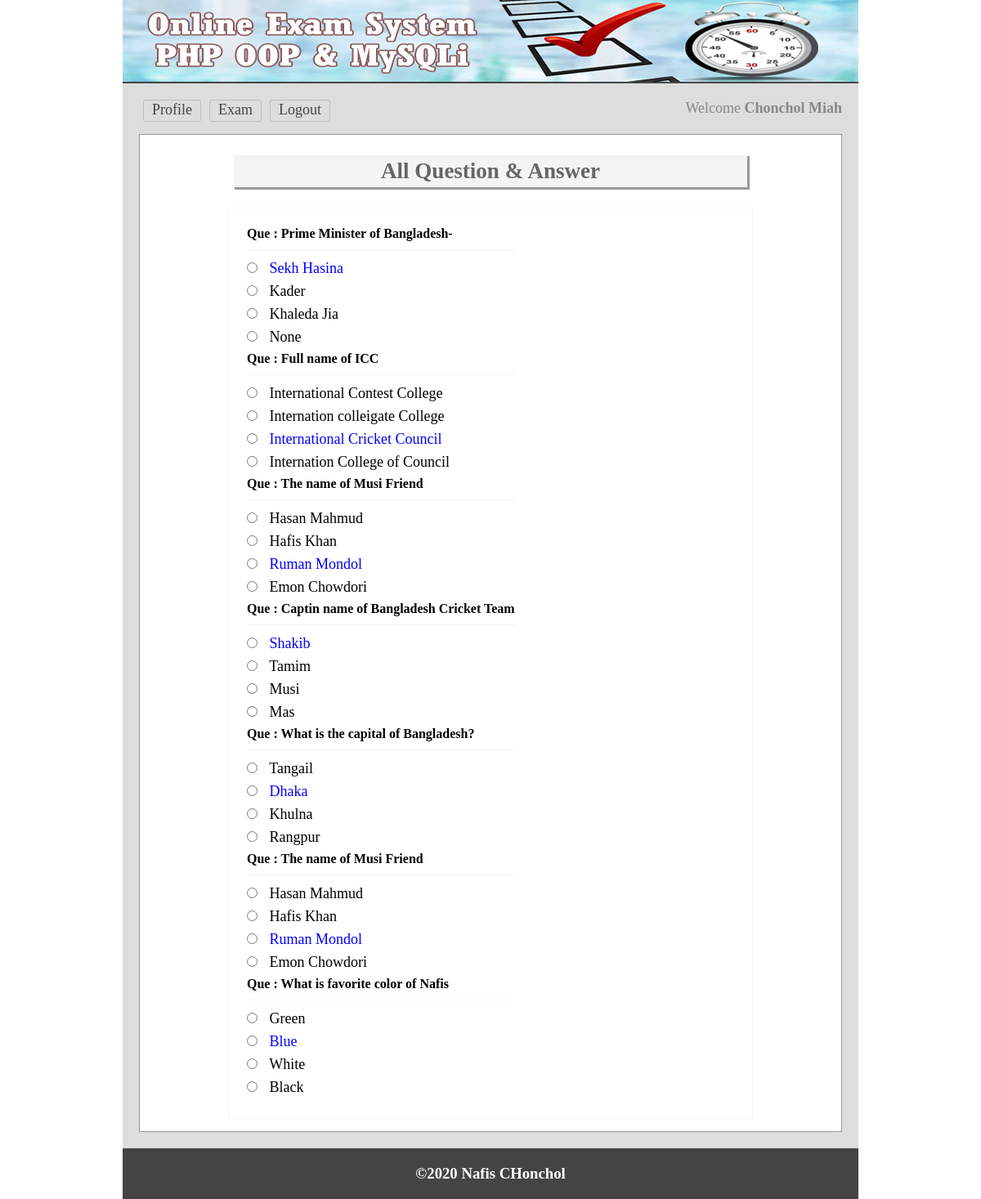
Screenshot of /viewans.php (signed in) with the database file from the repository.
### tables this page shows
CREATE TABLE `tbl_ques` (
  `id` int(11) NOT NULL,
  `quesNo` int(11) NOT NULL,
  `ques` text NOT NULL
);

CREATE TABLE `tbl_ans` (
  `id` int(11) NOT NULL,
  `quesNo` int(11) NOT NULL,
  `rightAns` int(11) DEFAULT 0,
  `ans` text NOT NULL
);

### lib/Session.php (called while the page is built, shortened)
<?php
class Session{
	 public static function get($key){
	 	if (isset($_SESSION[$key]))
	 	 {
	 		return $_SESSION[$key];
	 	}
	 	else
	 	{
	 		return false;
	 	}
	 }
}
?>

### classes/Exam.php (called while the page is built, shortened)
<?php
	$filepath = realpath(dirname(__FILE__));
	include_once ($filepath.'/../lib/Database.php');
	include_once ($filepath.'/../lib/Session.php');
	class Exam{
		private $db;
		public function __construct()
		{
			$this->db=new Database();
		}
		public function getAnsByNumber($number)
		{
			$sql="SELECT * FROM `tbl_ans` WHERE quesNo='$number'";
			$result=$this->db->select($sql);
			if($result)
			{
				return $result;
				exit();
			}
			else
			{
				echo "Something Wrong....";
				exit();
			}
		}
		public function getQuestionByOrder()
		{
			$sql="SELECT * FROM `tbl_ques` order by quesNo ASC";
			$result=$this->db->select($sql);
			if($result)
			{
				return $result;
				exit();
			}
			else
			{
				echo "Something Wrong....";
				exit();
			}
		}
	}
?>

### lib/Database.php (called while the page is built, shortened)
<?php
Class Database{
	public $host   = DB_HOST;
	public $user   = DB_USER;
	public $pass   = DB_PASS;
	public $dbname = DB_NAME;
	public $link;
	private function connectDB(){
	$this->link = new mysqli($this->host, $this->user, $this->pass, $this->dbname);
 }
	public function select($query){
		$result = $this->link->query($query) or die($this->link->error.__LINE__);
		if($result->num_rows > 0){
			return $result;
		} else {
			return false;
		}
	}
}

### viewans.php (the view, shortened to what this page needs)
<?php include 'inc/header.php'; ?>
<div class="main">
<h1>All Question & Answer</h1>
	<div class="test">
		<form method="post" action="">
		<table>
			<?php
				$getQues=$exm->getQuestionByOrder();
				if($getQues)
				{
					while($ques = $getQues->fetch_assoc()){ ?>
			<tr>
				<td colspan="2">
				 <h3>Que : <?php echo $ques['ques']; ?></h3>
				</td>
			</tr>
			<?php
				$ans=$exm->getAnsByNumber($ques['quesNo']);
				foreach($ans as $key => $result) { ?>
			<tr>
				<td>
					 <input type="radio"/>
					 <?php
					 	if($result['rightAns']=='1')
					 		echo "<span style='color:blue'>".$result['ans']."</span>";
					 	else
					 		echo $result['ans'];
					 ?>
				</td>
			</tr>
			<?php } ?>
			<?php 	} } ?>
		</table>
</div>
 </div>
<?php include 'inc/footer.php'; ?>

### inc/header.php (shortened to what this page needs)
<?php
	include_once ("./lib/Session.php");
    include_once ("./lib/Database.php");
    $exm=new Exam();
?>
<!doctype html>
<html>
<head>
	<link rel="stylesheet" href="css/main.css">
</head>
<body>
<div class="phpcoding">
	<section class="headeroption"></section>
		<section class="maincontent">
		<div class="menu">
		<ul>
			<?php
				if(Session::get('login')==true){
			?>
			<span style="float:right; color:#888">
				Welcome <strong><?php echo Session::get('name'); ?></strong>
			</span>
			<li><a href="profile.php">Profile</a></li>
			<li><a href="exam.php">Exam</a></li>
			<li><a href="?action=logout">Logout</a></li>
			<?php } else { ?>
			<li><a href="index.php">Login</a></li>
			<li><a href="register.php">Register</a></li>
			<?php } ?>
		</ul>
		</div>

### inc/footer.php
 </section>
<section class="footeroption">
		<h3><?php echo "&copy;".date("Y")." Nafis CHonchol"; ?></h3>
	</section>
</div>
</body>
</html>

### css/main.css (style rules this page uses)
* { margin:0;padding:0;outline:none }
body { font-family:verdana }
.phpcoding { width:900px; margin: 0 auto;background:#ddd }
.headeroption { background: #444 url("../img/banner.png") no-repeat scroll 0 0; border-bottom: 2px solid #444444; height: 100px; }
.footeroption { background:#444;color:#fff;text-align:center;padding:20px; }
.maincontent { font-size: 18px; min-height: 430px; padding: 20px; }
.main { background: #fff none repeat scroll 0 0; border: 1px solid #999; margin-top: 10px; min-height: 368px; padding: 15px; width: 828px; }
.main h1 { background: #f4f4f4 none repeat scroll 0 0; box-shadow: 2px 2px 0 1px #999; color: #666; margin: 10px auto 25px; padding: 4px; text-align: center; width: 620px; }
.menu { overflow:hidden; }
.menu ul { margin:0;padding:0;list-style:none }
.menu ul li { display:block;float:left; }
.menu ul li a { border: 1px solid #bdbdbd; border-radius: 3px; color: #444; display: block; margin: 0 5px 5px; padding: 1px 10px 3px; text-decoration: none; }
.test { border: 1px solid #f3f3f3; margin: 0 auto; max-width: 600px; padding: 20px; }
.test input[type="radio"] { margin-bottom: 10px; margin-right: 10px; cursor:pointer; }
.test h3 { border-bottom: 1px solid #f3f3f3; font-size: 16px; margin-bottom: 10px; padding-bottom: 10px; }

### rows the page displays
tbl_ques: ques "Prime Minister of Bangladesh-"
tbl_ans: ans "Sekh Hasina"
tbl_ans: ans "Kader"
tbl_ans: ans "Khaleda Jia"
tbl_ans: ans "None"
tbl_ques: ques "Full name of ICC"
tbl_ans: ans "International Contest College"
tbl_ans: ans "Internation colleigate College"
tbl_ans: ans "International Cricket Council"
tbl_ans: ans "Internation College of Council"
tbl_ques: ques "The name of Musi Friend"
tbl_ans: ans "Hasan Mahmud"
tbl_ans: ans "Hafis Khan"
tbl_ans: ans "Ruman Mondol"
tbl_ans: ans "Emon Chowdori"
tbl_ques: ques "Captin name of Bangladesh Cricket Team"
tbl_ans: ans "Shakib"
tbl_ans: ans "Tamim"
tbl_ans: ans "Musi"
tbl_ans: ans "Mas"
tbl_ques: ques "What is the capital of Bangladesh?"
tbl_ans: ans "Tangail"
tbl_ans: ans "Dhaka"
tbl_ans: ans "Khulna"
tbl_ans: ans "Rangpur"
tbl_ques: ques "The name of Musi Friend"
tbl_ans: ans "Hasan Mahmud"
tbl_ans: ans "Hafis Khan"
tbl_ans: ans "Ruman Mondol"
tbl_ans: ans "Emon Chowdori"
tbl_ques: ques "What is favorite color of Nafis"
tbl_ans: ans "Green"
tbl_ans: ans "Blue"
tbl_ans: ans "White"
tbl_ans: ans "Black"

### other values shown
Session::get('name') "Chonchol Miah"
